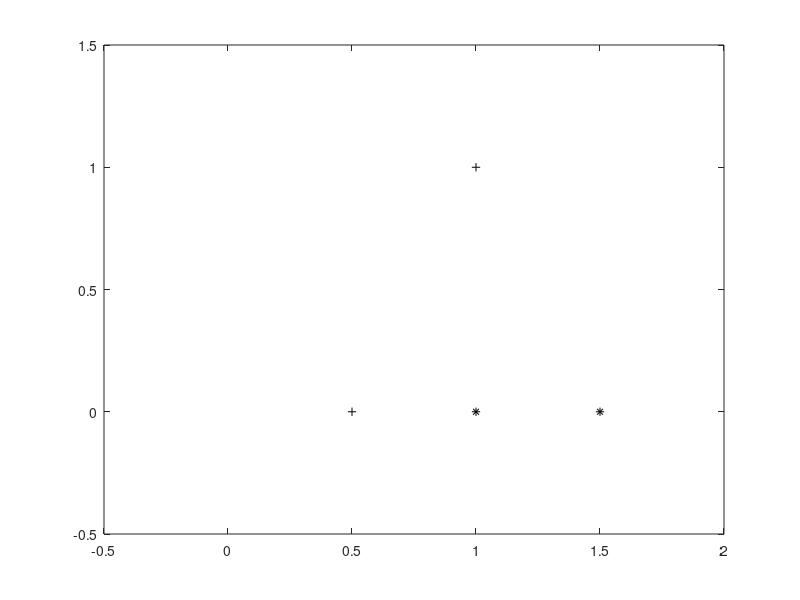

Write MATLAB code to recreate this figure. (Note: this script raises an error after producing the figure.)
clc
clear all
close all
x=-2:0.1:2;
y=zeros(size(x));
plot(x,y,':ok')
hold on;
y_2=-2:0.1:2;
x_2=zeros(size(y_2));
plot(x_2,y_2,':ok')
hold on;

plot(-1,1,':+k');
hold on;
plot(1,-1,':+k');
hold on;
plot(1,1,':*k');
hold on;
plot(-1,-1,':*k');



clc
clear all
close all

x1=0;
y1=0;
x2=0;
y2=1;
x3=1;
y3=1;
x4=0.5;
y4=0;
x5=1;
y5=0;
x6=0.5;
y6=sqrt(3)/2;
x7=1.5;
y7=0;
x8=1;
y8=0.5;

%D1
plot(x1,y1,':+k');
axis([-0.5,2,-0.5,1.5]);
hold on;
plot(x2,y2,':+k');
hold on;
plot(x3,y3,':+k');
hold on;
plot(x5,y5,':*k');
hold on;
plot(x7,y7,':*k');

clf


%D2

plot(x1,y1,':+k');
axis([-0.5,2,-0.5,1.5]);
hold on;
plot(x5,y5,':*k');
hold on;
plot(x6,y6,':*k');
hold on;
plot(x8,y8,':*k');


clf


%D3

plot(x3,y3,':+k');
axis([-0.5,2,-0.5,1.5]);
hold on;
plot(x4,y4,':+k');
hold on;
plot(x5,y5,':*k');
hold on;
plot(x7,y7,':*k');
hold on;

clc
clear all
close all

read();








